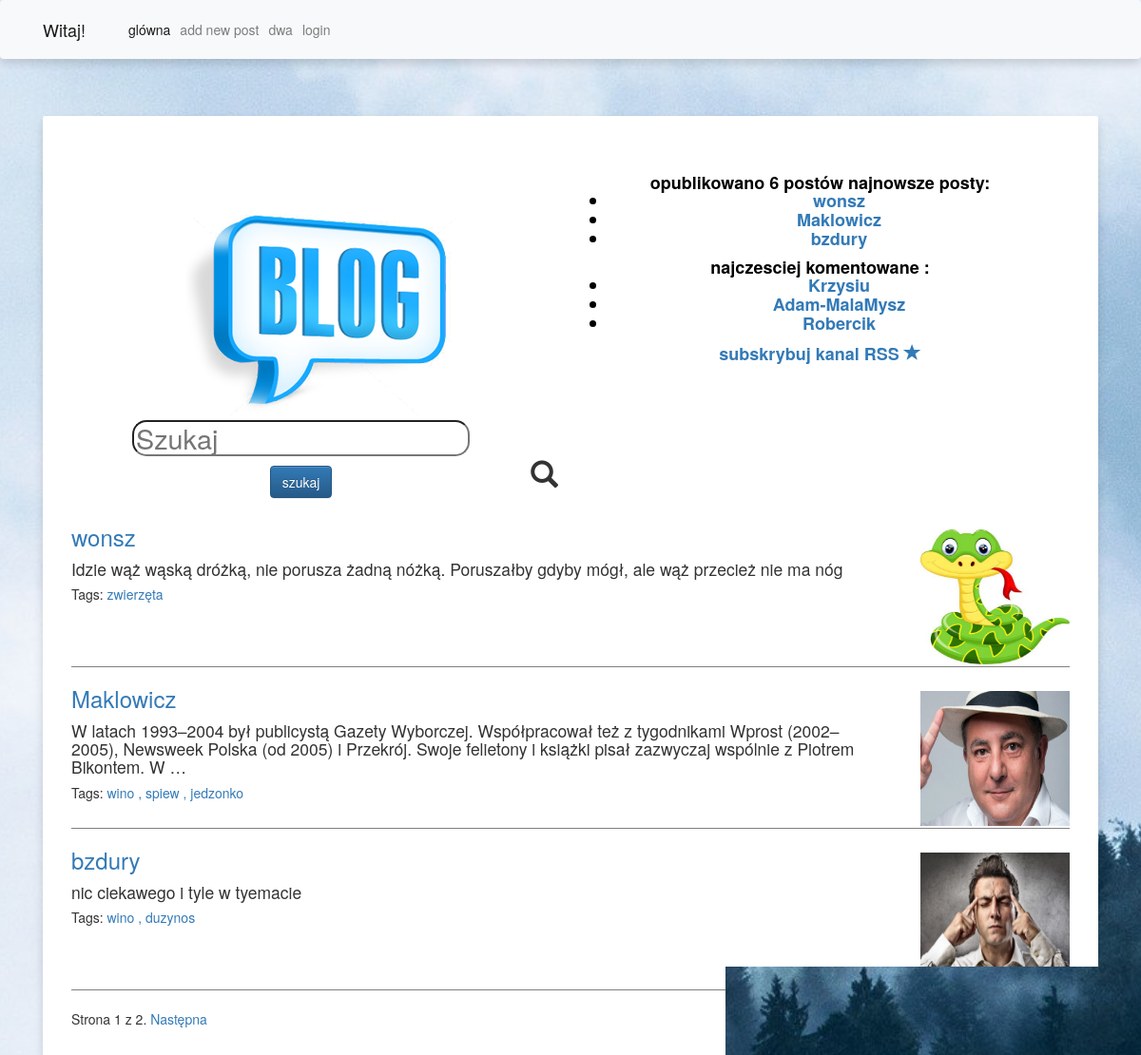
The page / on the database its author committed.
### blog_2/models.py (models this page shows, shortened)
class Post(models.Model):
    STATUS_CHOICES = (('draft','Draft'),('published','Published'),)
    title = models.CharField(max_length=250)
    slug = models.SlugField(max_length=250,unique_for_date='publish')
    author = models.ForeignKey(User,on_delete=models.CASCADE,related_name='blog_posts')
    body = models.TextField()
    publish = models.DateTimeField(default=timezone.now)
    status = models.CharField(max_length=10,choices=STATUS_CHOICES,default='draft')
    tags = TaggableManager()  # dodaje meneger tagow
    'managery'
    objects = models.Manager()  # manager domyślny.
    published = PublishedManager()  # Własny menedżer.
    class Meta:
        ordering = ('-publish',)
    'tworzy sciezke  ze zmiennymi konkretnego posta z get absolute do samego siebie czyli do post'
    def get_absolute_url(self):
        return reverse('blog_2:post_detail',
                       args=[self.publish.year,
                             self.publish.strftime('%m'),
                             self.publish.strftime('%d'),
                             self.slug])

### blog_2/views.py (the view)
# urls.py: path('', views.Post_list, name='Post_list'),
def Post_list(request,tag_slug=None): #domyslnie nie ma taga
        object_list = Post.published.all()
        tag = None
        keyword2="poczatkowe"
        result=None
        searched = False
        if request.method == 'POST':
            s_form = search_form(data=request.POST)
            if s_form.is_valid():
                searched = True
                keyword2 = s_form.cleaned_data['keyword']
                object_list= Post.published.filter(title__icontains=keyword2)
                if not  object_list:
                    object_list = Post.published.filter(body__icontains=keyword2)
                if  object_list:
                    result = True
        else:
            s_form = search_form()
        if tag_slug:
            tag = get_object_or_404(Tag,slug=tag_slug)
            object_list = object_list.filter(tags__in=[tag])
        paginator = Paginator(object_list, 3)
        page = request.GET.get('page')
        try:
            posts = paginator.page(page)
        except PageNotAnInteger:
            posts = paginator.page(1)
        except EmptyPage:
            posts= paginator.page(paginator.num_pages)
        return render(request, 'blog_2/post_list.html', {'page': page, 'posts': posts, 'tag':tag,'s_form':s_form,'result':result, 'searched':searched })

### blog_2/forms.py
class search_form(forms.Form):
    keyword = forms.CharField(label='', max_length=100)
    keyword.widget.attrs.update({'class': 'searchtextrea','placeholder':'Szukaj'})

### blog_2/models.py (called while the page is built)
    def get_queryset(self):
        return super(PublishedManager, self).get_queryset().filter(status='published')

### blog_2/templatetags/blog_2_tags.py (called while the page is built)
@register.simple_tag()
def total_posts():
    return Post.published.count()

@register.inclusion_tag('blog_2/latest_posts.html')
def show_latest_posts(count=5):
    latest_posts = Post.published.order_by('-publish')[:count]
    return {'latest_posts':latest_posts}

@register.simple_tag()
def get_most_commented_posts(count=3):
    return Post.published.annotate(total_comments=Count('comments')).order_by('-total_comments')[:count]

### blog_2/templates/blog_2/post_list.html (shortened to what this page needs)
{% extends 'blog_2/base.html' %}
{% block tit %}
<div class="pptitle">
<div class="titleBLOG">
    {% load blog_2_tags %}
    {% load static %}
<img src="{% static 'images/logo_blog.png' %}"/>
</div>
    <div class="Bdetails">
         opublikowano {% total_posts %} postów
        najnowsze posty:
<br>
{% show_latest_posts 3 %}
najczesciej komentowane :
{% get_most_commented_posts as most_commented_posts %}
<ul>
    {% for post in most_commented_posts %}
    <li>
        <a href="{{post.get_absolute_url}}">{{post.title}}</a>
    </li>
    {% endfor %}
</ul>
         <div class ="rss">
            <a href= "{% url 'blog_2:post_feed' %}" class="top-menu">  subskrybuj kanal RSS  <span class="glyphicon glyphicon-star">  </span></a>
        </div>
         </div>
    </div>
<div class="searcher">
    <form action="." method="post" >
        <div class="lupka">
     <span  class="glyphicon glyphicon-search">  </span>
</div>
    {{ s_form.as_p }}
    <button type="submit" class="btn btn-primary">szukaj</button>
    </form>
</div>
{% endblock %}
{% block content %}
{% if posts %}
    {% for post in posts %}
<div class="onepost">
<div class="obrazekpost">
    {% with 'images/'|add:post.title|add:'.jpg' as image_static %}
     <img src="{% static image_static %}"width="100%" height="100%"/>
 {% endwith %}
</div>
<h3>
    <a href= "{{ post.get_absolute_url }}" >
    {{ post.title }}
    </a>
    </h3>
<h4 class="postbody" >
    {{ post.body|truncatewords:30|linebreaks }}
    <p class="tags">
        Tags:
        {% for tag in post.tags.all %}
        <a href ="{% url 'blog_2:post_list_by_tag' tag.slug %}">
        {{ tag.name}}
            {% if not forloop.last %}, {% endif %}
            {% endfor %}
        </a>
    </p>
    </h4>
    </div>
    {% endfor %}
{% endif %}
{% include "blog_2/pagination.html" with page=posts %}
{% endblock %}

### blog_2/templates/blog_2/base.html (shortened to what this page needs)
{% load static %}
<html>
<head>
  <link rel="stylesheet" href="https://stackpath.bootstrapcdn.com/bootstrap/4.3.1/css/bootstrap.min.css">
  <link rel="stylesheet" href="//maxcdn.bootstrapcdn.com/bootstrap/3.2.0/css/bootstrap.min.css">
  <link rel="stylesheet" href="//maxcdn.bootstrapcdn.com/bootstrap/3.2.0/css/bootstrap-theme.min.css">
    <link rel="stylesheet" href="{% static 'blog_2.css' %}">
</head>
<nav class="navbar navbar-expand-lg navbar-light bg-light static-top mb-5 shadow">
  <div class="container">
    <a class="navbar-brand" href="#">Witaj! {{user.username}} </a>
    <div class="collapse navbar-collapse" id="navbarResponsive">
      <ul class="navbar-nav ml-auto">
        <li class="nav-item active">
          <a class="nav-link" href="/">glówna
              </a>
        </li>
        <li class="nav-item">
          <a class="nav-link" href="{% url 'blog_2:new_post' %}">add new post</a>
        </li>
        <li class="nav-item">
          <a class="nav-link" href="#">dwa</a>
        </li>
        <li class="nav-item">
          <a class="nav-link" href="{% url 'login' %}">login</a>
        </li>
      </ul>
    </div>
  </div>
</nav>
<div class="container">
  <div class="card border-0 shadow my-5">
    <div class="card-body p-5">
      <h1 class="font-weight-light">
        <div class="title">
        {% block tit %}
        {% endblock %}
          </div>
      </h1>
      <div class="onepost1">
      {% block content %}
        {% endblock %}
      </div>
      <div style="height: 700px"></div>
    </div>
  </div>
</div>
</html>

### blog_2/templates/blog_2/latest_posts.html
<ul>
    {% for post in latest_posts %}
    <li>
        <a href="{{post.get_absolute_url }}">{{post.title}}</a>
    </li>
    {% endfor %}
</ul>

### blog_2/templates/blog_2/pagination.html (shortened to what this page needs)
{% block pagination %}
<div class="pagination">
  <span class="step-links">
    <span class="current">
      Strona {{ page.number }} z {{ page.paginator.num_pages }}.
    </span>
      {% if page.has_next %}
        <a href="?page={{ page.next_page_number }}">Następna</a>
      {% endif %}
  </span>
</div>
{% endblock%}

### blog_2/static/blog_2.css (style rules this page uses)
.pptitle { margin-bottom:50px; width:100%; height:220px; color:white; }
.titleBLOG { color:white; font-family:Impact, fantasy; float:left; padding-top:5%; width:50%; height: 50%; font-size: 2em; }
.Bdetails { padding-top:1%; color:black; font-weight: bold; float:right; width:50%; height:50%; font-size: 0.5em; }
.rss { font-size:1em; }
.title { text-align: center; }
.onepost { width:100%; height:15rem; border-bottom: 1px solid gray; }
.obrazekPost { background-color:gray; width:10%; height:95%; float:right; }
.postbody { width:80%; font-size: 1.25em; }
.obrazekpost { margin-top:0.5rem; background-color:grey; float:right; width:15%; }
.tags { font-size: 0.8em; }
.searcher { font-size:0.8em; width:50%; }
.lupka { float:right; padding-top:8%; padding-right:8%; width:6%; }
.searchtextrea { border: 5px solid ##C0C0C0; border-radius: 15px; }

### rows shown on the page
Post: title "wonsz", body "Idzie wąż wąską dróżką, nie porusza żadną nóżką. Poruszałby gdyby mógł, ale wąż przecież nie ma nóg"
Post: title "Maklowicz", body "W latach 1993–2004 był publicystą Gazety Wyborczej. Współpracował też z tygodnikami Wprost (2002–2005), Newsweek Polska (od 2005) i Przekrój. Swoje felietony i książki pisał zazwyczaj wspólnie z Piotrem Bikontem. W …"
Post: title "bzdury", body "nic ciekawego i tyle w tyemacie"
Post: title "Krzysiu"
Post: title "Adam-MalaMysz"
Post: title "Robercik"
Tag: name "zwierzęta"
Tag: name "wino"
Tag: name "spiew"
Tag: name "jedzonko"
Tag: name "duzynos"

### other values the page prints
{{ page.number }} "1"
{{ page.paginator.num_pages }} "2"
